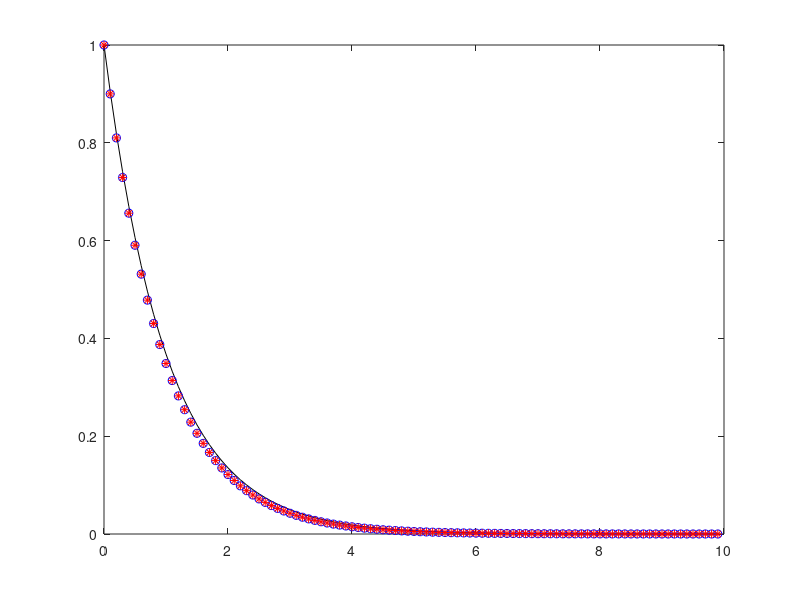

Recreate this plot in MATLAB.
%%%%%%%%%%%%%%%%%%%%%%%%%%%%%%%%%%%%%%%%%%%%%%%%%%%%%%%%%%%%%%%%%%%%%%%%%%%%%%%
%    Se resuelve por IVP matricial y con for
%          y' = -(alpha^2)*y
%          en el intervalo [xmin;xmax]
%    con las condiciones de borde y(0)=1
%    se  utiliza un esquema explicito; con N puntos totales.
%
%
%
%    Queda un:
%       y_(k+1) = (1-alpha^2 *h) * yk
%       
%    Que lo optimizo por:
%     
%       y_(k+1) = (1-alpha^2 *h)^(k+1) * y0
%
%%%%%%%%%%%%%%%%%%%%%%%%%%%%%%%%%%%%%%%%%%%%%%%%%%%%%%%%%%%%%%%%%%%%%%%%%%%%%%%%

clc; clf; close all;

N      = 100;         # cantidad de puntos
e      = [0:1:N-1]';  
h      = 0.1;
alpha2 = 1;            # CTE alpha^2 = 1

d = 1-alpha2*h        # valor de la diferencia finita

y0=1;
yn=zeros(N,1);
yn(1)=y0;
x=[0:1:N-1]'*h;

# Resuelvo con la forma lenta (ie. el for)
t0=tic();
for i=2:N
  yn(i)=d*yn(i-1);
endfor
toc(t0);

ye=exp(-alpha2*x);

# Resuelvo usando version vectorizada
t0=tic();
  ynf=y0*d.^e;
toc(t0);

# Calculo los errores y ploteo
errl = norm((ye-yn) , 'inf')
errf = norm((ye-ynf), 'inf')
plot(x,ye,'-k',x,yn,'ob',x,ynf,'*r')